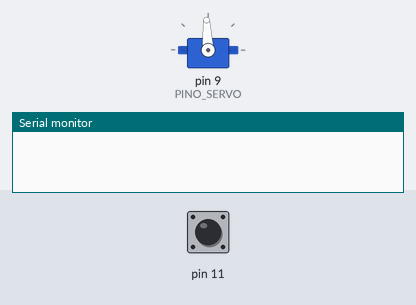
A sketch run on a simulated Arduino Uno, built with avr-gcc and run on an emulated ATmega328P. On the bench: servo, the last lines printed to the serial monitor. The inputs (shaded band) are chosen by the test bench; at power-on: pin 11 HIGH.

Above: at 1.2 s.
1.3 s: pin 11 pulled LOW for 0.15 s
At 2.0 s:
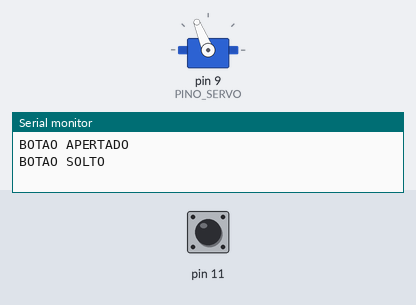
4.4 s: pin 11 pulled LOW for 1 s
At 7.1 s:
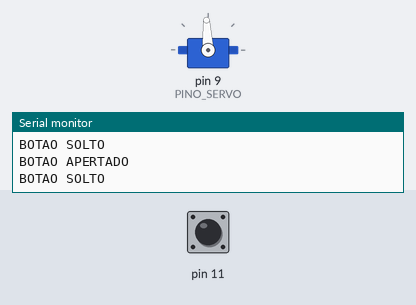
7.9 s: pin 11 pulled LOW for 3.2 s
At 8.2 s:
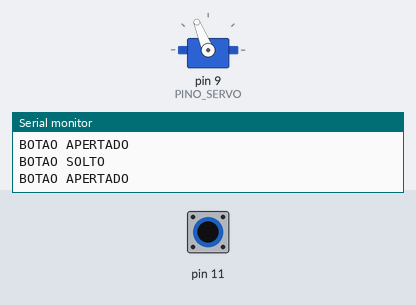
Timing chart, 0 to 11.4 s (numbered marks = the images above; inputs shaded):
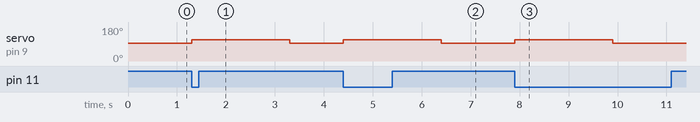

The sketch:

motor_comedouro.ino
```cpp
#include <Servo.h>

/*
  COMEDOURO — SERVO 360° / Porcionameto

  ENTRADAS DA FUNÇÃO:
  - comando: true solicita o início da alimentação.
  - porcoes: quantidade de porções daquele horário.

  FUNCIONAMENTO:
  O motor gira durante:
      TEMPO_POR_PORCAO × porcoes
  Depois recebe o sinal de parada.

  INTEGRAÇÃO COM O Relógio:
  1. Substitua as variáveis provisórias do loop pelos dados do relógio.
  2. Informe a quantidade junto com o comando de início.
  3. Chame controlarMotor() em todas as repetições do loop,
     mesmo quando o comando estiver false.
  4. Para uma nova alimentação, o comando precisa voltar a false
     e depois mudar para true.

  CUIDADOS:
  - Não usa delay(), permitindo executar outras tarefas.
  - Evite delay() nas outras funções, pois atrasaria a parada.

  AJUSTES:
  - TEMPO_POR_PORCAO: medir na prática com a ração.
  - PULSO_GIRAR: ajustar sentido e velocidade.
  - PULSO_PARAR: ajustar até o servo ficar imóvel.

  LIGAÇÃO:
  - Sinal do servo no pino 9.
  - Alimentação adequada ao servo, com GND comum ao Arduino.

  Se o projeto já tiver setup() e loop(), incorpore o conteúdo
  nas funções existentes, sem criar outras com o mesmo nome.
*/

Servo motor;

const byte PINO_SERVO = 9;

const int PULSO_PARAR = 1500; // Microssegundos.
const int PULSO_GIRAR = 1700;
const unsigned long TEMPO_POR_PORCAO = 2000; // Milissegundos.

bool funcionando = false;
bool comandoAnterior = false;

unsigned long inicio = 0;
unsigned long duracao = 0;

void controlarMotor(bool comando, uint8_t porcoes) {
  unsigned long agora = millis();

  // Detecta a mudança de false para true.
  bool novoComando = comando && !comandoAnterior;
  comandoAnterior = comando;

  if (novoComando && !funcionando && porcoes > 0) {
    duracao = TEMPO_POR_PORCAO * (unsigned long) porcoes;
    inicio = agora;
    funcionando = true;

    motor.writeMicroseconds(PULSO_GIRAR);
  }

  // Encerra o ciclo quando atingir o tempo calculado.
  if (funcionando && agora - inicio >= duracao) {
    motor.writeMicroseconds(PULSO_PARAR);
    funcionando = false;
  }
}

void setup() {
  Serial.begin(9600);
  pinMode(11, INPUT_PULLUP);

  motor.writeMicroseconds(PULSO_PARAR);
  motor.attach(PINO_SERVO);
}

void loop() {
  bool pressionado = digitalRead(11) == LOW;

  // Mostra no Monitor Serial se o botão está sendo reconhecido.
  static bool anterior = false;

  if (pressionado != anterior) {
    Serial.println(pressionado ? "BOTAO APERTADO" : "BOTAO SOLTO");
    anterior = pressionado;
  }

  controlarMotor(pressionado, 1);
}
```

Measured:
- after the input at 1.3 s, servo on pin 9 (PINO_SERVO): 93° → 112° at once, → 93° 2.0 s later
- after the input at 4.4 s, servo on pin 9 (PINO_SERVO): 93° → 112° at once, → 93° 2.0 s later
- after the input at 7.9 s, servo on pin 9 (PINO_SERVO): 93° → 112° at once, → 93° 2.0 s later
